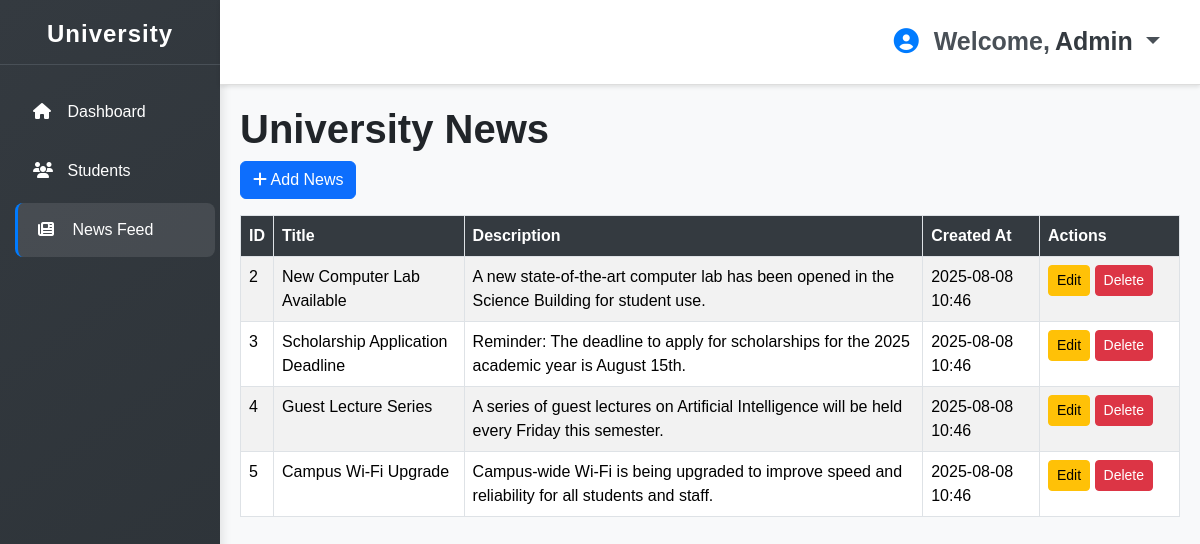
The page /dashboard.php?page=news (signed in) on the database its author committed.
### tables this page shows
CREATE TABLE `news_feed` (
  `id` int(11) NOT NULL,
  `title` varchar(255) NOT NULL,
  `description` text NOT NULL,
  `created_at` timestamp NOT NULL DEFAULT current_timestamp()
);

### dashboard.php (the view, shortened to what this page needs)
<?php
$host = 'localhost';
$user = 'root';
$pass = '';
$dbname = 'university_db';
$conn = new mysqli($host, $user, $pass, $dbname);
$active_page = $_GET['page'] ?? 'dashboard';
if ($active_page === 'news' || $active_page === 'dashboard') {
    $news_result = $conn->query("SELECT * FROM news_feed ORDER BY created_at DESC");
    $news_count = $news_result->num_rows;
}
?>
<!DOCTYPE html>
<html lang="en">
<head>
<link href="https://cdn.jsdelivr.net/npm/bootstrap@5.3.3/dist/css/bootstrap.min.css" rel="stylesheet" />
<link rel="stylesheet" href="https://cdnjs.cloudflare.com/ajax/libs/font-awesome/5.15.3/css/all.min.css" />
<link rel="stylesheet" href="style.css" />
</head>
<body>
<div class="sidebar">
  <h2>University</h2>
  <a href="?page=dashboard" class="<?= $active_page === 'dashboard' ? 'active' : '' ?>">
    <i class="fas fa-home"></i> Dashboard
  </a>
  <a href="?page=students" class="<?= $active_page === 'students' ? 'active' : '' ?>">
    <i class="fas fa-users"></i> Students
  </a>
  <a href="?page=news" class="<?= $active_page === 'news' ? 'active' : '' ?>">
    <i class="fas fa-newspaper"></i> News Feed
  </a>
</div>
<div class="main-content">
  <div class="top-bar">
    <?php if (isset($_SESSION['firstname'])): ?>
      <div class="dropdown user-dropdown">
        <div class="welcome-message dropdown-toggle" data-bs-toggle="dropdown" aria-expanded="false">
          <i class="fas fa-user-circle"></i>
          Welcome,<span class="username"><?= htmlspecialchars($_SESSION['firstname']) ?></span>
        </div>
      </div>
    <?php endif; ?>
  </div>
  <div class="content-area">
    <?php if ($active_page === 'dashboard'): ?>
      <h1><strong>Dashboard Overview</strong></h1>
      <div class="row">
        <div class="col-md-6">
          <div class="card border-primary">
            <div class="card-body">
              <h5 class="card-title">Total Students</h5>
              <p class="card-text display-4"><?= $student_count ?? 0 ?></p>
            </div>
          </div>
        </div>
        <div class="col-md-6">
          <div class="card border-success">
            <div class="card-body">
              <h5 class="card-title">Total News Items</h5>
              <p class="card-text display-4"><?= $news_count ?? 0 ?></p>
            </div>
          </div>
        </div>
      </div>
      <h3>Latest Students</h3>
      <div class="table-responsive-wrapper">
        <table class="table table-bordered table-striped align-middle">
          <thead>
            <tr>
              <th>Rank</th>
              <th>ID Card</th>
              <th>First Name</th>
              <th>Last Name</th>
              <th>Gender</th>
              <th>Class</th>
            </tr>
          </thead>
          <tbody>
            <?php
            if ($students_result && $students_result->num_rows > 0) {
              $count = 0;
              while ($row = $students_result->fetch_assoc()) {
                $count++;
                if ($count > 5) break;
                echo "<tr>
                  <td>{$row['ranks']}</td>
                  <td>" . htmlspecialchars($row['idcard']) . "</td>
                  <td>" . htmlspecialchars($row['firstname']) . "</td>
                  <td>" . htmlspecialchars($row['lastname']) . "</td>
                  <td>" . htmlspecialchars($row['gender']) . "</td>
                  <td>" . htmlspecialchars($row['class']) . "</td>
                </tr>";
              }
            } else {
              echo "<tr><td colspan='6'>No students found</td></tr>";
            }
            ?>
          </tbody>
        </table>
      </div>
      <h3>Recent News</h3>
      <?php
      if ($news_result && $news_result->num_rows > 0) {
        $news_result->data_seek(0);
        $count = 0;
        while ($row = $news_result->fetch_assoc()) {
          $count++;
          if ($count > 5) break;
          ?>
          <div class="mb-3">
            <h5><?= htmlspecialchars($row['title']) ?></h5>
            <small class="text-muted"><?= date('F j, Y, g:i a', strtotime($row['created_at'])) ?></small>
            <p><?= nl2br(htmlspecialchars($row['description'])) ?></p>
          </div>
        <?php
        }
      } else {
        echo "<p>No news available</p>";
      }
      ?>
    <?php elseif ($active_page === 'news'): ?>
      <h1><strong>University News</strong></h1>
      <button class="btn btn-primary mb-3" data-bs-toggle="modal" data-bs-target="#addNewsModal">
        <i class="fas fa-plus"></i> Add News
      </button>
      <?php if ($news_result->num_rows > 0): ?>
        <div class="table-responsive-wrapper">
          <table class="table table-bordered table-striped">
            <thead>
              <tr>
                <th>ID</th>
                <th>Title</th>
                <th>Description</th>
                <th>Created At</th>
                <th style="width: 140px;">Actions</th>
              </tr>
            </thead>
            <tbody>
              <?php while ($row = $news_result->fetch_assoc()): ?>
                <tr>
                  <td><?= $row['id'] ?></td>
                  <td><?= htmlspecialchars($row['title']) ?></td>
                  <td><?= nl2br(htmlspecialchars($row['description'])) ?></td>
                  <td><?= date('Y-m-d H:i', strtotime($row['created_at'])) ?></td>
                  <td>
                    <button
                      class="btn btn-warning btn-sm"
                      data-bs-toggle="modal"
                      data-bs-target="#editNewsModal"
                      data-id="<?= $row['id'] ?>"
                      data-title="<?= htmlspecialchars($row['title'], ENT_QUOTES) ?>"
                      data-description="<?= htmlspecialchars($row['description'], ENT_QUOTES) ?>"
                    >Edit</button>
                    <button
                      class="btn btn-danger btn-sm"
                      data-bs-toggle="modal"
                      data-bs-target="#deleteNewsModal"
                      data-id="<?= $row['id'] ?>"
                    >Delete</button>
                  </td>
                </tr>
              <?php endwhile; ?>
            </tbody>
          </table>
        </div>
      <?php else: ?>
        <p>No news available</p>
      <?php endif; ?>
    <?php else: ?>
      <h1>Welcome to University Dashboard</h1>
    <?php endif; ?>
  </div>
</div>
</body>
</html>

### style.css (style rules this page uses)
body { display: flex; min-height: 100vh; margin: 0; font-family: Arial, sans-serif; background-color: #f8f9fa; }
.sidebar { width: 220px; background: linear-gradient(145deg, #343a40, #2c3237); color: white; flex-shrink: 0; padding-top: 20px; box-shadow: 2px 0 10px rgba(0,0,0,0.1); transition: width 0.3s ease; }
.sidebar h2 { text-align: center; padding-bottom: 15px; border-bottom: 1px solid #495057; margin-bottom: 20px; font-size: 24px; font-weight: 700; letter-spacing: 1px; white-space: nowrap; }
.sidebar a { display: block; color: white; padding: 15px 20px; text-decoration: none; font-weight: 500; margin: 5px 10px; border-radius: 8px; transition: all 0.3s ease; border-left: 3px solid transparent; }
.sidebar a.active, .sidebar a:hover { background-color: rgba(255,255,255,0.1); border-left: 3px solid #007bff; transform: translateX(5px); }
.sidebar a i { width: 20px; margin-right: 10px; }
.main-content { flex-grow: 1; display: flex; flex-direction: column; }
.top-bar { background: white; padding: 15px 25px; border-bottom: 1px solid #ddd; box-shadow: 0 2px 4px rgba(0,0,0,0.1); display: flex; justify-content: flex-end; align-items: center; }
.user-dropdown { position: relative; }
.welcome-message { font-weight: 600; color: #495057; font-size: 25px; cursor: pointer; padding: 8px 15px; border-radius: 5px; transition: background-color 0.3s; }
.welcome-message i { color: #007bff; margin-right: 8px; }
.welcome-message .username { color: #343a40; margin-left: 5px; }
.welcome-message::after { transition: transform 0.3s ease; }
.content-area { padding: 20px; flex-grow: 1; }
.table thead th { background-color: #343a40; color: white; }
.table-responsive-wrapper { overflow-x: auto; -webkit-overflow-scrolling: touch; }

### rows shown on the page
news_feed: id "2", title "New Computer Lab Available", description "A new state-of-the-art computer lab has been opened in the Science Building for student use.", created_at "2025-08-08 10:46"
news_feed: id "3", title "Scholarship Application Deadline", description "Reminder: The deadline to apply for scholarships for the 2025 academic year is August 15th.", created_at "2025-08-08 10:46"
news_feed: id "4", title "Guest Lecture Series", description "A series of guest lectures on Artificial Intelligence will be held every Friday this semester.", created_at "2025-08-08 10:46"
news_feed: id "5", title "Campus Wi-Fi Upgrade", description "Campus-wide Wi-Fi is being upgraded to improve speed and reliability for all students and staff.", created_at "2025-08-08 10:46"

### other values the page prints
$_SESSION['firstname'] "Admin"
